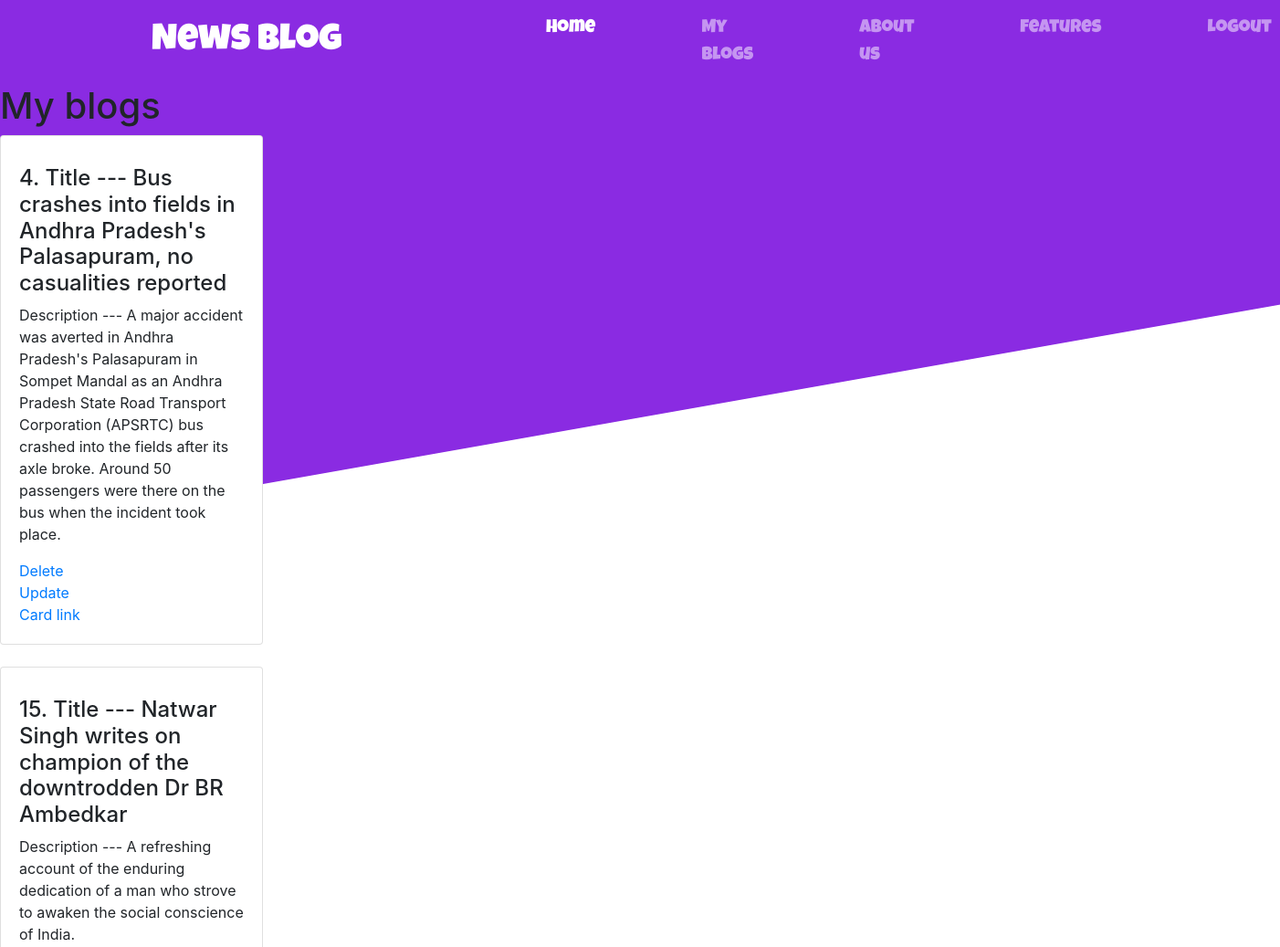
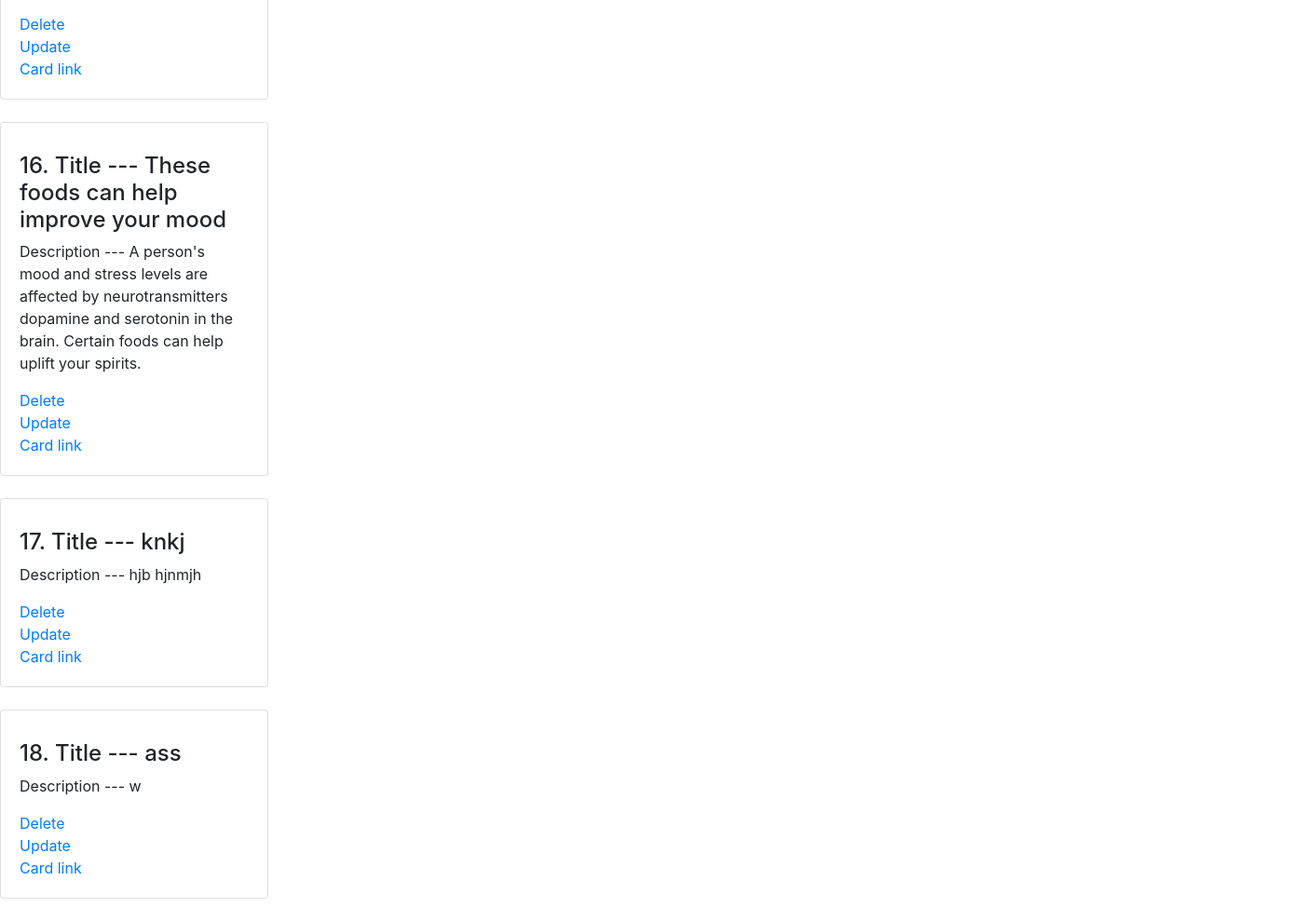
Screenshot of /myblogs2 with the database file from the repository (2 pictures, top to bottom).
### base/models.py (models this page shows, shortened)
class Blog(models.Model):
    user = models.ForeignKey(User,on_delete= models.CASCADE,null=True,blank=True)
    title = models.CharField(max_length=100)
    description =models.TextField()
    image1 = models.ImageField(upload_to='featured_image/')
    complete = models.BooleanField(default=False)
    created = models.DateTimeField(auto_now_add=True)
    update = models.DateTimeField(auto_now=True)

### base/views.py (the view)
# urls.py: path('myblogs2',views.Myblogs2,name = "myblogs2"),
def Myblogs2(request):
    blogs = Blog.objects.all()
    context = {
        'blogs': blogs
    }
    return render(request,"myblogs2.html",context)

### templates/myblogs2.html (shortened to what this page needs)
<head>
    <link rel="stylesheet" href="/static/css/style.css">
    <link rel="stylesheet" href="https://cdn.jsdelivr.net/npm/bootstrap@4.0.0/dist/css/bootstrap.min.css">
</head>
<body>
    <div class="main">
    <nav class="navbar  navbar-expand-lg navbar-dark bg-transparent" style="font-family: 'Luckiest Guy', cursive;">
        <a class="navbar-brand" href="#" style="padding-left: 150px; font-size: 40px; ">News Blog</a>
        <div class="collapse navbar-collapse" id="navbarNavAltMarkup">
          <div class="navbar-nav" style="margin-left: 10%; font-size: 20px;">
            <a class="nav-item nav-link active" href="{% url 'home2' %}" id="navicon">Home <span class="sr-only">(current)</span></a>
            <a class="nav-item nav-link" href="{% url 'myblogs2' %}" id="navicon">My blogs</a>
            <a class="nav-item nav-link" href="{% url 'aboutus2' %}" id="navicon">About us </a>
            <a class="nav-item nav-link" href="{% url 'features2' %}" id="navicon">features</a>
            <a class="nav-item nav-link" href="{% url 'home' %}" id="navicon">Logout</a>
          </div>
        </div>
      </nav>
<h1>My blogs</h1>
{% for i in blogs %}
<div class="card" style="width: 18rem;">
    <div class="card-body">
      <h5 class="card-title"><h4>{{i.id}}. Title --- {{i.title}}</h4></h5>
      <p class="card-text">Description --- {{i.description}}</p>
      <a href="{% url 'delete' i.id %}">Delete</a>
      <br>
      <a href="{% url 'update' i.id %}">Update</a>
      <br>
      <a href="#" class="card-link">Card link</a>
    </div>
  </div>
  <br>
{% endfor %}

### static/css/style.css (style rules this page uses)
body { margin: 0; }
* { box-sizing: border-box; }
.main { margin: 0; justify-content: center; height: 45rem; background-color: blueviolet; background-image: linear-gradient(170deg, blueviolet 0%, blueviolet 60%, white 60.1%); }
#navicon { margin-left: 100px; font-size: 20px; }

### rows the page displays
Blog: id "4", title "Bus crashes into fields in Andhra Pradesh's Palasapuram, no casualities reported", description "A major accident was averted in Andhra Pradesh's Palasapuram in Sompet Mandal as an Andhra Pradesh State Road Transport Corporation (APSRTC) bus crashed into the fields after its axle broke. Around 50 passengers were there on the bus when the incident took place."
Blog: id "15", title "Natwar Singh writes on champion of the downtrodden Dr BR Ambedkar", description "A refreshing account of the enduring dedication of a man who strove to awaken the social conscience of India."
Blog: id "16", title "These foods can help improve your mood", description "A person's mood and stress levels are affected by neurotransmitters dopamine and serotonin in the brain. Certain foods can help uplift your spirits."
Blog: id "17", title "knkj", description "hjb hjnmjh"
Blog: id "18", title "ass", description "w"
